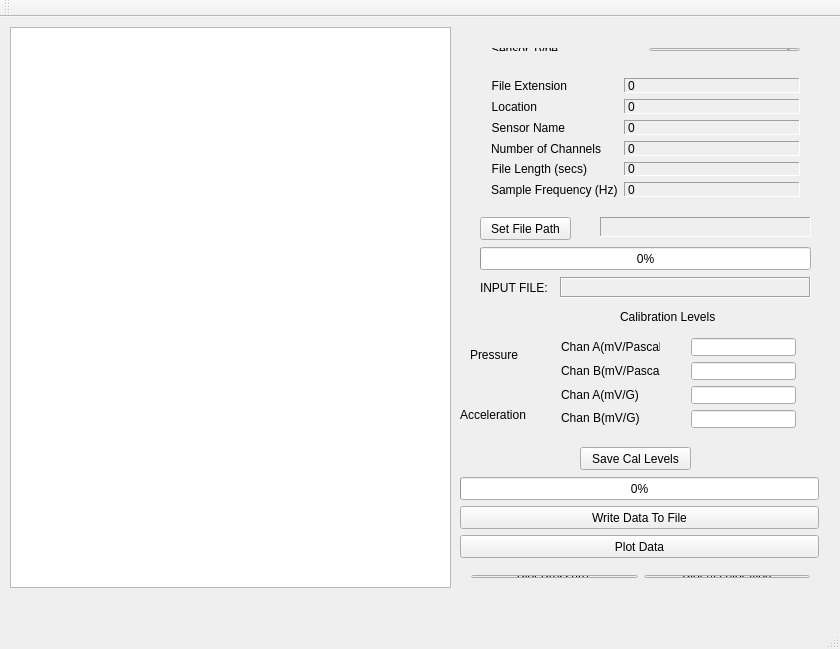
<?xml version="1.0" encoding="UTF-8"?>
<ui version="4.0">
 <class>MainWindow</class>
 <widget class="QMainWindow" name="MainWindow">
  <property name="geometry">
   <rect>
    <x>0</x>
    <y>0</y>
    <width>840</width>
    <height>649</height>
   </rect>
  </property>
  <property name="windowTitle">
   <string>ParsePlot v0.1</string>
  </property>
  <widget class="QWidget" name="centralWidget">
   <widget class="QTreeView" name="treeView">
    <property name="geometry">
     <rect>
      <x>10</x>
      <y>10</y>
      <width>441</width>
      <height>561</height>
     </rect>
    </property>
   </widget>
   <widget class="QLabel" name="label">
    <property name="geometry">
     <rect>
      <x>560</x>
      <y>260</y>
      <width>251</width>
      <height>21</height>
     </rect>
    </property>
    <property name="frameShape">
     <enum>QFrame::Box</enum>
    </property>
    <property name="frameShadow">
     <enum>QFrame::Sunken</enum>
    </property>
    <property name="text">
     <string/>
    </property>
   </widget>
   <widget class="QLabel" name="label_3">
    <property name="geometry">
     <rect>
      <x>480</x>
      <y>260</y>
      <width>81</width>
      <height>21</height>
     </rect>
    </property>
    <property name="text">
     <string>INPUT FILE:</string>
    </property>
   </widget>
   <widget class="QPushButton" name="setDefaultPath">
    <property name="geometry">
     <rect>
      <x>480</x>
      <y>200</y>
      <width>91</width>
      <height>23</height>
     </rect>
    </property>
    <property name="text">
     <string>Set File Path</string>
    </property>
   </widget>
   <widget class="QLabel" name="defaultFilePath">
    <property name="geometry">
     <rect>
      <x>600</x>
      <y>200</y>
      <width>211</width>
      <height>20</height>
     </rect>
    </property>
    <property name="frameShape">
     <enum>QFrame::Panel</enum>
    </property>
    <property name="frameShadow">
     <enum>QFrame::Sunken</enum>
    </property>
    <property name="text">
     <string/>
    </property>
   </widget>
   <widget class="QWidget" name="layoutWidget">
    <property name="geometry">
     <rect>
      <x>480</x>
      <y>50</y>
      <width>331</width>
      <height>141</height>
     </rect>
    </property>
    <layout class="QFormLayout" name="formLayout">
     <property name="fieldGrowthPolicy">
      <enum>QFormLayout::AllNonFixedFieldsGrow</enum>
     </property>
     <item row="0" column="0">
      <widget class="QLabel" name="label_5">
       <property name="text">
        <string>File Extension</string>
       </property>
       <property name="alignment">
        <set>Qt::AlignRight|Qt::AlignTrailing|Qt::AlignVCenter</set>
       </property>
      </widget>
     </item>
     <item row="0" column="1">
      <widget class="QLabel" name="fileExtension">
       <property name="frameShape">
        <enum>QFrame::Panel</enum>
       </property>
       <property name="frameShadow">
        <enum>QFrame::Sunken</enum>
       </property>
       <property name="text">
        <string>0</string>
       </property>
      </widget>
     </item>
     <item row="1" column="0">
      <widget class="QLabel" name="label_6">
       <property name="text">
        <string>Location</string>
       </property>
       <property name="alignment">
        <set>Qt::AlignRight|Qt::AlignTrailing|Qt::AlignVCenter</set>
       </property>
      </widget>
     </item>
     <item row="1" column="1">
      <widget class="QLabel" name="location">
       <property name="frameShape">
        <enum>QFrame::Panel</enum>
       </property>
       <property name="frameShadow">
        <enum>QFrame::Sunken</enum>
       </property>
       <property name="text">
        <string>0</string>
       </property>
      </widget>
     </item>
     <item row="2" column="0">
      <widget class="QLabel" name="label_7">
       <property name="text">
        <string>Sensor Name</string>
       </property>
       <property name="alignment">
        <set>Qt::AlignRight|Qt::AlignTrailing|Qt::AlignVCenter</set>
       </property>
      </widget>
     </item>
     <item row="2" column="1">
      <widget class="QLabel" name="sensorName">
       <property name="frameShape">
        <enum>QFrame::Panel</enum>
       </property>
       <property name="frameShadow">
        <enum>QFrame::Sunken</enum>
       </property>
       <property name="text">
        <string>0</string>
       </property>
      </widget>
     </item>
     <item row="3" column="0">
      <widget class="QLabel" name="label_8">
       <property name="text">
        <string>Number of Channels</string>
       </property>
       <property name="alignment">
        <set>Qt::AlignRight|Qt::AlignTrailing|Qt::AlignVCenter</set>
       </property>
      </widget>
     </item>
     <item row="3" column="1">
      <widget class="QLabel" name="numberOfChannels">
       <property name="frameShape">
        <enum>QFrame::Panel</enum>
       </property>
       <property name="frameShadow">
        <enum>QFrame::Sunken</enum>
       </property>
       <property name="text">
        <string>0</string>
       </property>
      </widget>
     </item>
     <item row="4" column="0">
      <widget class="QLabel" name="label_9">
       <property name="text">
        <string>File Length (secs)</string>
       </property>
       <property name="alignment">
        <set>Qt::AlignRight|Qt::AlignTrailing|Qt::AlignVCenter</set>
       </property>
      </widget>
     </item>
     <item row="4" column="1">
      <widget class="QLabel" name="fileLength">
       <property name="frameShape">
        <enum>QFrame::Panel</enum>
       </property>
       <property name="frameShadow">
        <enum>QFrame::Sunken</enum>
       </property>
       <property name="text">
        <string>0</string>
       </property>
      </widget>
     </item>
     <item row="5" column="0">
      <widget class="QLabel" name="label_11">
       <property name="text">
        <string>Sample Frequency (Hz)</string>
       </property>
      </widget>
     </item>
     <item row="5" column="1">
      <widget class="QLabel" name="sampleFrequency">
       <property name="frameShape">
        <enum>QFrame::Panel</enum>
       </property>
       <property name="frameShadow">
        <enum>QFrame::Sunken</enum>
       </property>
       <property name="text">
        <string>0</string>
       </property>
      </widget>
     </item>
    </layout>
   </widget>
   <widget class="QProgressBar" name="progressBar_input">
    <property name="geometry">
     <rect>
      <x>480</x>
      <y>230</y>
      <width>331</width>
      <height>23</height>
     </rect>
    </property>
    <property name="value">
     <number>0</number>
    </property>
   </widget>
   <widget class="QPushButton" name="pushButton_2">
    <property name="geometry">
     <rect>
      <x>580</x>
      <y>430</y>
      <width>111</width>
      <height>23</height>
     </rect>
    </property>
    <property name="text">
     <string>Save Cal Levels</string>
    </property>
   </widget>
   <widget class="QProgressBar" name="progressBar">
    <property name="geometry">
     <rect>
      <x>460</x>
      <y>460</y>
      <width>359</width>
      <height>23</height>
     </rect>
    </property>
    <property name="value">
     <number>0</number>
    </property>
   </widget>
   <widget class="QPushButton" name="pushButton">
    <property name="geometry">
     <rect>
      <x>460</x>
      <y>518</y>
      <width>359</width>
      <height>23</height>
     </rect>
    </property>
    <property name="text">
     <string>Plot Data</string>
    </property>
   </widget>
   <widget class="QPushButton" name="WriteData">
    <property name="geometry">
     <rect>
      <x>460</x>
      <y>489</y>
      <width>359</width>
      <height>23</height>
     </rect>
    </property>
    <property name="text">
     <string>Write Data To File</string>
    </property>
   </widget>
   <widget class="QLabel" name="label_14">
    <property name="geometry">
     <rect>
      <x>470</x>
      <y>330</y>
      <width>71</width>
      <height>16</height>
     </rect>
    </property>
    <property name="text">
     <string>Pressure</string>
    </property>
   </widget>
   <widget class="QLabel" name="label_15">
    <property name="geometry">
     <rect>
      <x>460</x>
      <y>390</y>
      <width>91</width>
      <height>16</height>
     </rect>
    </property>
    <property name="text">
     <string>Acceleration</string>
    </property>
   </widget>
   <widget class="QLabel" name="label_16">
    <property name="geometry">
     <rect>
      <x>620</x>
      <y>290</y>
      <width>121</width>
      <height>20</height>
     </rect>
    </property>
    <property name="text">
     <string>Calibration Levels</string>
    </property>
   </widget>
   <widget class="QWidget" name="layoutWidget">
    <property name="geometry">
     <rect>
      <x>480</x>
      <y>20</y>
      <width>331</width>
      <height>25</height>
     </rect>
    </property>
    <layout class="QHBoxLayout" name="horizontalLayout">
     <item>
      <widget class="QLabel" name="label_2">
       <property name="text">
        <string>Sensor Type</string>
       </property>
      </widget>
     </item>
     <item>
      <widget class="QComboBox" name="SensorComboBox"/>
     </item>
    </layout>
   </widget>
   <widget class="QWidget" name="layoutWidget">
    <property name="geometry">
     <rect>
      <x>550</x>
      <y>310</y>
      <width>121</width>
      <height>111</height>
     </rect>
    </property>
    <layout class="QVBoxLayout" name="verticalLayout">
     <item>
      <widget class="QLabel" name="label_4">
       <property name="text">
        <string>Chan A(mV/Pascal)</string>
       </property>
      </widget>
     </item>
     <item>
      <widget class="QLabel" name="label_12">
       <property name="text">
        <string>Chan B(mV/Pascal)</string>
       </property>
      </widget>
     </item>
     <item>
      <widget class="QLabel" name="label_10">
       <property name="text">
        <string>Chan A(mV/G)</string>
       </property>
      </widget>
     </item>
     <item>
      <widget class="QLabel" name="label_13">
       <property name="text">
        <string>Chan B(mV/G)</string>
       </property>
      </widget>
     </item>
    </layout>
   </widget>
   <widget class="QWidget" name="layoutWidget">
    <property name="geometry">
     <rect>
      <x>680</x>
      <y>310</y>
      <width>127</width>
      <height>112</height>
     </rect>
    </property>
    <layout class="QVBoxLayout" name="verticalLayout_2">
     <item>
      <widget class="QLineEdit" name="m_pLabelPressCal1"/>
     </item>
     <item>
      <widget class="QLineEdit" name="m_pLabelPressCal2"/>
     </item>
     <item>
      <widget class="QLineEdit" name="m_pLabelAccelCal1"/>
     </item>
     <item>
      <widget class="QLineEdit" name="m_pLabelAccelCal2"/>
     </item>
    </layout>
   </widget>
   <widget class="QWidget" name="layoutWidget">
    <property name="geometry">
     <rect>
      <x>460</x>
      <y>547</y>
      <width>361</width>
      <height>25</height>
     </rect>
    </property>
    <layout class="QHBoxLayout" name="horizontalLayout_2">
     <item>
      <widget class="QPushButton" name="pushButton_3">
       <property name="text">
        <string>Plot Pressure </string>
       </property>
      </widget>
     </item>
     <item>
      <widget class="QPushButton" name="pushButton_4">
       <property name="text">
        <string>Plot Acceleration</string>
       </property>
      </widget>
     </item>
    </layout>
   </widget>
   <zorder>layoutWidget</zorder>
   <zorder>layoutWidget</zorder>
   <zorder>layoutWidget</zorder>
   <zorder>layoutWidget</zorder>
   <zorder>treeView</zorder>
   <zorder>label</zorder>
   <zorder>label_3</zorder>
   <zorder>setDefaultPath</zorder>
   <zorder>defaultFilePath</zorder>
   <zorder>layoutWidget</zorder>
   <zorder>progressBar_input</zorder>
   <zorder>pushButton_2</zorder>
   <zorder>progressBar</zorder>
   <zorder>pushButton</zorder>
   <zorder>WriteData</zorder>
   <zorder>label_14</zorder>
   <zorder>label_15</zorder>
   <zorder>label_16</zorder>
  </widget>
  <widget class="QMenuBar" name="menuBar">
   <property name="geometry">
    <rect>
     <x>0</x>
     <y>0</y>
     <width>840</width>
     <height>20</height>
    </rect>
   </property>
  </widget>
  <widget class="QToolBar" name="mainToolBar">
   <attribute name="toolBarArea">
    <enum>TopToolBarArea</enum>
   </attribute>
   <attribute name="toolBarBreak">
    <bool>false</bool>
   </attribute>
  </widget>
  <widget class="QStatusBar" name="statusBar"/>
 </widget>
 <layoutdefault spacing="6" margin="11"/>
 <resources/>
 <connections/>
</ui>
